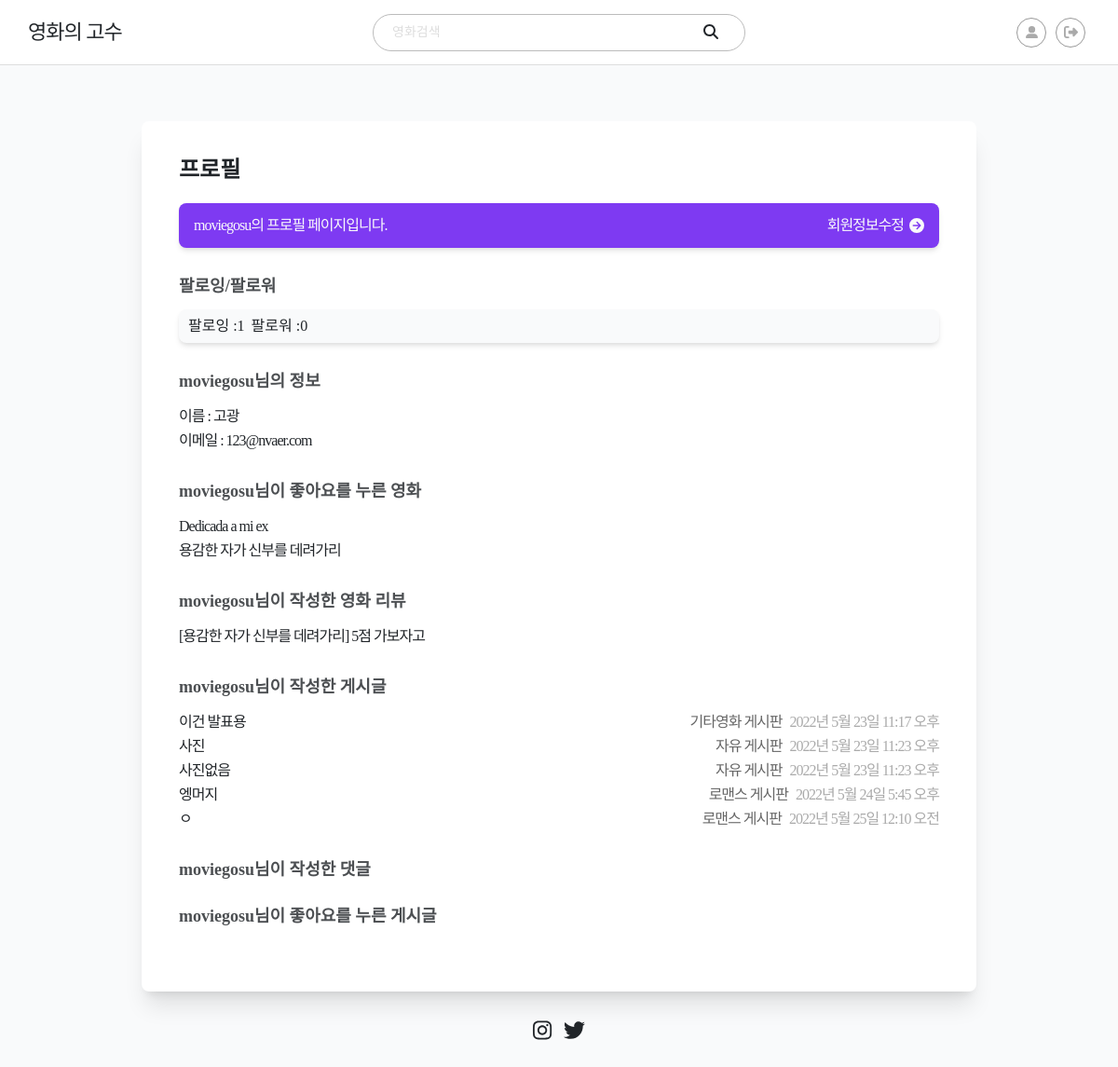
Page /accounts/moviegosu/ (signed in) on the committed database.
### accounts/models.py (models this page shows)
class User(AbstractUser):
    followings = models.ManyToManyField('self', symmetrical=False, related_name='followers')

### movies/models.py (models this page shows, shortened)
class Movie(models.Model):
    title = models.CharField(max_length=100)
    release_date = models.DateField()
    popularity = models.FloatField()
    vote_count = models.IntegerField()
    vote_average = models.FloatField()
    overview = models.TextField()
    poster_path = models.CharField(max_length=200)
    movie_like_users = models.ManyToManyField(settings.AUTH_USER_MODEL, related_name='movie_like_reviews')
    genres = models.ManyToManyField(Genre)
    def get_absolute_url(self):
        return f'/{self.pk}/'

class Movie_Comment(models.Model):
    content = models.CharField(max_length=100)
    movie = models.ForeignKey(Movie, on_delete=models.CASCADE)
    user = models.ForeignKey(User, on_delete=models.CASCADE)
    score = models.ForeignKey(Score, on_delete=models.CASCADE, null=True)

### community/models.py (models this page shows, shortened)
class Review(models.Model):
    title = models.CharField(max_length=100)
    head_image = models.ImageField(upload_to='community/images/%Y/%m/%d/', blank=True)
    file_upload = models.FileField(upload_to='community/files/%Y/%m/%d/', blank=True)
    content = models.TextField()
    created_at = models.DateTimeField(auto_now_add=True)
    updated_at = models.DateTimeField(auto_now=True)
    user = models.ForeignKey(settings.AUTH_USER_MODEL, on_delete=models.CASCADE)
    like_users = models.ManyToManyField(settings.AUTH_USER_MODEL, related_name='like_reviews')
    category = models.ForeignKey(Category, null= True, on_delete=models.SET_NULL)
    tags = models.ManyToManyField(Tag, blank=True)
    def get_absolute_url(self):
        return f'/community/{self.pk}/'

class Category(models.Model):
    name = models.CharField(max_length=50)
    slug = models.SlugField(max_length=200, unique=True, allow_unicode=True)
    def __str__(self):
        return self.name
    def get_absolute_url(self):
        return f'/community/category/{self.slug}/'
    class Meta:
        verbose_name_plural = 'Categories'

### accounts/views.py (the view)
# urls.py: path('<username>/', views.profile, name='profile'),
@login_required
def profile(request, username):
    person = get_object_or_404(get_user_model(), username=username)
    context = {
        'person': person,
    }
    return render(request, 'accounts/profile.html', context)

### accounts/templates/accounts/profile.html (shortened to what this page needs)
{% extends 'base.html' %}
{% block content %}
<div class="content profile-content">
  <div class="profile-container container">
    <h1 class="main-title">프로필</h1>
    <div class="profile-banner">
      <p>{{ person.username }}의 프로필 페이지입니다.</p>
      {% if user.is_authenticated and person == user %}
        <a href="{% url 'accounts:update' %}" class="d-flex align-items-center">회원정보수정 &nbsp;<i class="fa-solid fa-circle-arrow-right"></i></a>
      {% endif %}
    </div>
    {% with followings=person.followings.all followers=person.followers.all %}
      <div class="profile-info">
        <h2>팔로잉/팔로워</h2>
        <div class="profile-follow-box">
          <div class="profile-follow-count-box">팔로잉 : <a href="{% url 'accounts:followinglist' person.username %}"><div id='followings'>{{ followings|length }}</a></div>&nbsp;
          팔로워 :  <a href="{% url 'accounts:followerlist' person.username %}"><div id='followers'>{{ followers|length }}</a></div></div>
        </div>
      </div>
    {% endwith %}
    <div class="user-activity">
      <div class="user-article user-activity-inner">
        <h2>{{ person.username }}님의 정보</h2>
        <ul>
          <li>
            <p> 이름 : {{person.last_name}}{{person.first_name}}</p>
            <p> 이메일 : {{person.email}}</p>
          </li>
        </ul>
      </div>
      <div class="user-likes_movie user-activity-inner">{% comment %} 이 사람이 좋아요를 누른 게시글 목록 {% endcomment %}
        <h2>{{ person.username }}님이 좋아요를 누른 영화</h2>
         {% for movie in person.movie_like_reviews.all %}
         <p><a href="{{ movie.get_absolute_url }}">{{ movie.title }}</a></p>
         {% endfor %}
      </div>
      <div class="user-comment user-activity-inner">
        <h2>{{ person.username }}님이 작성한 영화 리뷰</h2>
        {% for movie_comment in person.movie_comment_set.all %}
          <p><a href="{{ movie_comment.movie.get_absolute_url }}">[{{ movie_comment.movie.title}}] {{ movie_comment.content }}</a></p>
        {% endfor %}
      </div>
      <div class="user-review user-activity-inner">
        <h2>{{ person.username }}님이 작성한 게시글</h2>
        <ul>
          {% for review in person.review_set.all %}
          <li class="d-flex justify-content-between">
            <p><a href="{{ review.get_absolute_url }}">{{ review.title }}</a></p>
            <div class="d-flex">
              <p class="me-2"> <a href="{{ review.category.get_absolute_url }}" style="color:#666"> {{review.category}}</a></p>
              <p style="color:#aaa"> {{review.created_at}}</p>
            </div>
          </li>
          {% endfor %}
        </ul>
      </div>
      <div class="user-comment user-activity-inner">
        <h2>{{ person.username }}님이 작성한 댓글</h2>
      </div>
      <div class="user-likes user-activity-inner">{% comment %} 이 사람이 좋아요를 누른 게시글 목록 {% endcomment %}
        <h2>{{ person.username }}님이 좋아요를 누른 게시글</h2>
      </div>
    </div>
  </div>
{% endblock %}

### static/style.css (style rules this page uses)
html { scroll-behavior: smooth; }
body { background-color: #F9FAFB; }
html, body, div, span, applet, object, iframe, h1, h2, h3, h4, h5, h6, p, blockquote, pre, a, abbr, acronym, address, big, cite, code, del, dfn, em, img, ins, kbd, q, s, samp, small, strike, strong, sub, sup, tt, var, b, u, i, center, dl, dt, dd, ol, ul, li, fieldset, form, label, legend, table, caption, tbody, tfoot, thead, tr, th, td, article, aside, canvas, details, embed, figure, figcaption, footer, header, hgroup, menu, nav, output, ruby, section, summary, time, mark, audio, video { margin: 0; padding: 0; border: 0; font-size: 100%; font: inherit; vertical-align: baseline; }
body { line-height: 1; }
ol, ul { list-style: none; }
p { letter-spacing: -1px; }
a { letter-spacing: -1px; text-decoration: none; color: #212529; }
* { font-family: Pretendard, -apple-system, BlinkMacSystemFont, system-ui, Roboto, 'Helvetica Neue', 'Segoe UI', 'Apple SD Gothic Neo', 'Noto Sans KR', 'Malgun Gothic', sans-serif; }
p, a, h1, h2, h3, h4 { font-family: Pretendard }
.content { width: 100%; overflow: hidden; padding: 60px 0; margin-left: 239px; }
.profile-content { margin-left: 0; width: 100%; min-height: calc(100vh - 70px); background-color: #F9FAFB; }
.profile-container { max-width: 896px; background: #fff; --tw-shadow: 0 20px 25px -5px rgb(0 0 0 / 0.1), 0 8px 10px -6px rgb(0 0 0 / 0.1); --tw-shadow-colored: 0 20px 25px -5px var(--tw-shadow-color), 0 8px 10px -6px var(--tw-shadow-color); box-shadow: var(--tw-ring-offset-shadow, 0 0 #0000), var(--tw-ring-shadow, 0 0 #0000), var(--tw-shadow); border-radius:8px; padding: 40px; }
.profile-container .main-title { font-size:24px; font-weight:600; margin-bottom: 24px; }
.profile-container .profile-banner { background: #7e3af2; box-shadow: 0 4px 6px -1px rgb(0 0 0 / 10%), 0 2px 4px -1px rgb(0 0 0 / 6%); padding: 16px; border-radius: 8px; color: #F9FAFB; display: flex; justify-content:space-between; align-items:center; margin-bottom: 32px; }
.profile-container .profile-banner a { color: #F9FAFB; }
.profile-container .profile-info h2 { font-size: 18px; color: #4c4f52; font-weight: 600; margin-bottom: 16px; }
.profile-container .profile-follow-box { box-shadow: 0 4px 6px -1px rgb(0 0 0 / 10%), 0 2px 4px -1px rgb(0 0 0 / 6%); background-color: #F9FAFB; border: 0 solid #d5d6d7; border-radius: 8px; display: flex; justify-content: space-between; align-items: center; position: relative; padding: 10px; margin-bottom: 32px; }
.profile-container .profile-follow-count-box { display: flex; font-family: Pretendard; }
.profile-container .user-activity h2 { font-size: 18px; color: #4c4f52; font-weight: 600; margin-bottom: 16px; }
.profile-container .user-activity-inner { margin-bottom: 32px; }
.profile-container .user-activity-inner p { padding: 5px 0; }

### rows in the picture
User: username "moviegosu", last_name "고", first_name "광", email "123@nvaer.com"
Movie: title "Dedicada a mi ex"
Movie: title "용감한 자가 신부를 데려가리"
Movie_Comment: movie "용감한 자가 신부를 데려가리", content "5점 가보자고"
Review: title "이건 발표용", category "기타영화 게시판", created_at "2022년 5월 23일 11:17 오후"
Review: title "사진", category "자유 게시판", created_at "2022년 5월 23일 11:23 오후"
Review: title "사진없음", category "자유 게시판", created_at "2022년 5월 23일 11:23 오후"
Review: title "엥머지", category "로맨스 게시판", created_at "2022년 5월 24일 5:45 오후"
Review: title "ㅇ", category "로맨스 게시판", created_at "2022년 5월 25일 12:10 오전"

### other values in the picture
{{ followings|length }} "1"
{{ followers|length }} "0"
